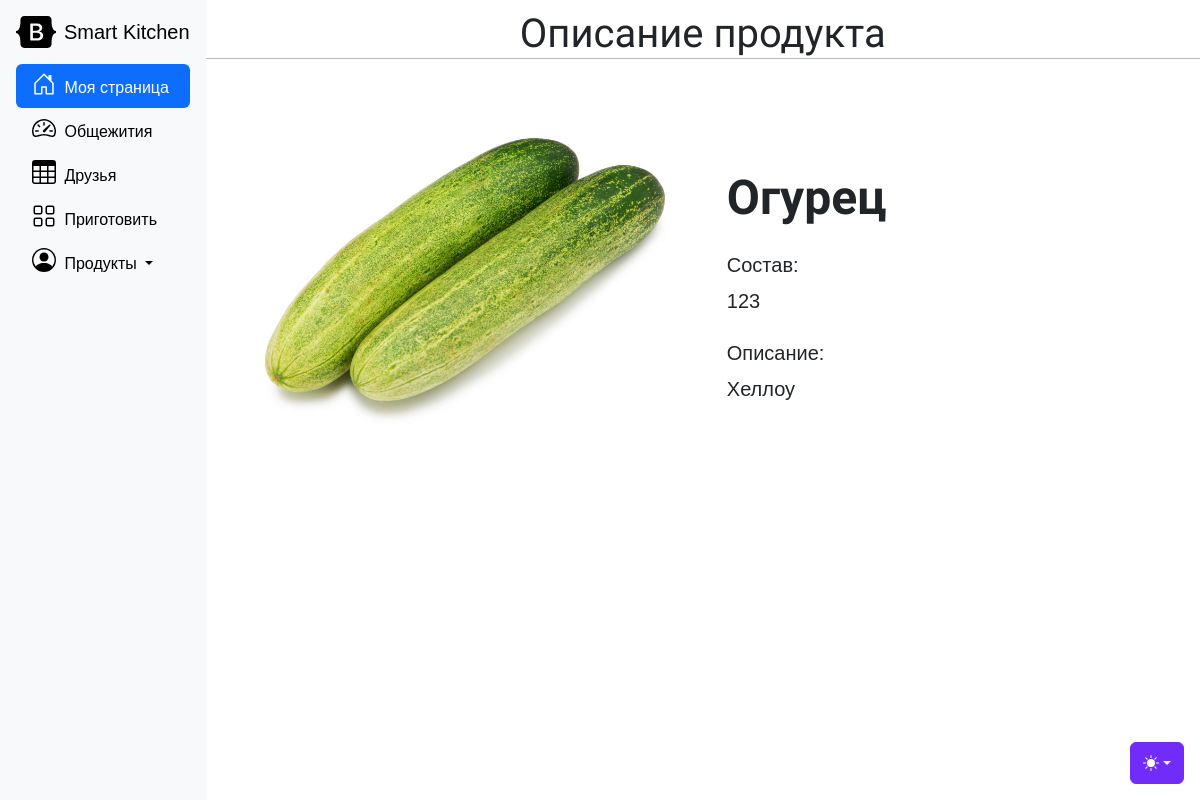
Page /products/1/ogurec/ on the committed database.
### products/models.py (models this page shows, shortened)
class Product(models.Model):
    category = models.ForeignKey(
        CategoryProducts, related_name="product_category", on_delete=models.CASCADE, default=None
    )
    name = models.CharField(max_length=50)
    slug = models.SlugField(max_length=50, unique=True)
    image = models.ImageField(upload_to="products/%Y/%m/%d", blank=True)
    description = models.TextField(blank=True)
    composition = models.CharField(max_length=250)
    price = models.DecimalField(max_digits=10, decimal_places=2)
    available = models.BooleanField(default=True)
    created = models.DateTimeField(auto_now_add=True)
    updated = models.DateTimeField(auto_now=True)
    class Meta:
        ordering = ["name"]
        indexes = [
            models.Index(fields=["id", "slug"]),
            models.Index(fields=["name"]),
            models.Index(fields=["-created"]),
        ]

### products/views.py (the view)
def product_detail(request, id, slug):
    product = get_object_or_404(Product, id=id, slug=slug, available=True)
    cart_product_form = CartAddDishForm()
    return render(
        request,
        "products/detail.html",
        {
            "product": product,
            "cart_product_form": cart_product_form,
        },
    )

### cart/cart.py (called while the page is built)
    def __len__(self):
        return sum(item["quantity"] for item in self.cart.values())

### cart/context_processors.py (called while the page is built)
def cart(request):
    return {
        "cart": Cart(request),
    }

### products/templates/products/detail.html (shortened to what this page needs)
{% extends "account/base.html" %}
{% load static %}
{% block page_header %}
  <div class="text-center"><h1>Описание продукта</h1></div>
{% endblock %}
{% block content %}
  <section class="py-5">
      <div class="container px-4 px-lg-5 my-0">
          <div class="row gx-4 gx-lg-5 align-items-center">
              <div class="col-md-6"><img class="card-img-top mb-5 mb-md-0"
                                          src="{% if product.image %}{{ product.image.url }}
                                          {% else %}{% static 'img/no_image.png' %}{% endif %}" alt="..."/></div>
              <div class="col-md-6">
                  <h2 class="display-5 fw-bolder">{{ product.name }}</h2>
                  <p class="lead">Состав:<br>{% if product.composition %} {{ product.composition }} {% else %} Состав
                    отсутствует... {% endif %}</p>
                  <p class="lead">Описание:<br>{% if product.description %} {{ product.description }} {% else %} Описание
                      отсутствует... {% endif %}</p>
                </div>
              </div>
          </div>
      </div>
{% endblock %}

### static/css/sidebars.css (style rules this page uses)
body { min-height: 100vh; min-height: -webkit-fill-available; }
html { height: -webkit-fill-available; }

### static/css/base.css (style rules this page uses)
body { margin:0; padding:0; font-family:helvetica, sans-serif; }
p { line-height: 1.8; }
h1, h2, h3, h4, h5 , h6 { font-family: 'Muli', sans-serif; font-weight:normal; }
h1 { border-bottom:1px solid #bbb; margin:10px 0 20px 0; }
h2 { margin:30px 0 20px; }

### rows in the picture
Product: image (picture), name "Огурец", composition "123", description "Хеллоу"
